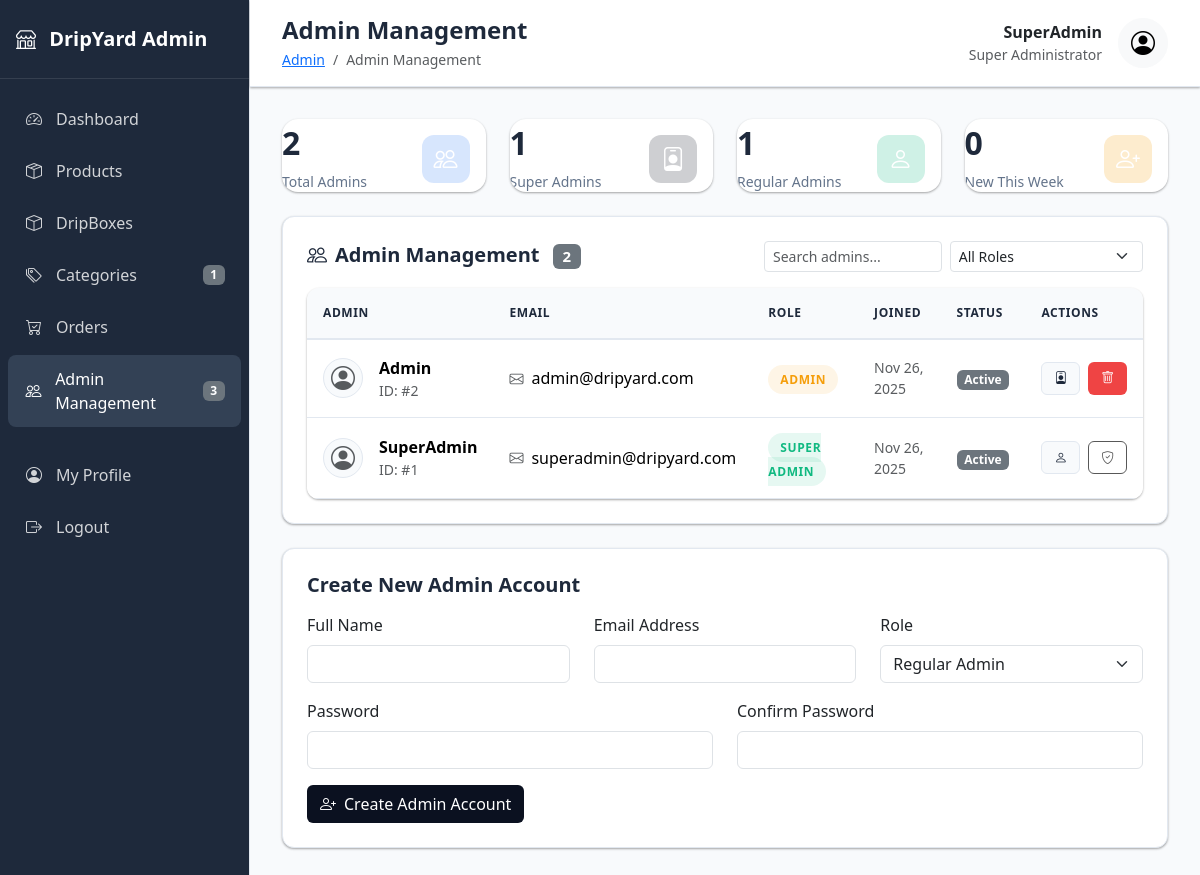
The page /admin/users.php (signed in) on the database its author committed.
### tables this page shows
CREATE TABLE `users` (
  `id` int(10) UNSIGNED NOT NULL,
  `name` varchar(255) NOT NULL,
  `email` varchar(255) NOT NULL,
  `password` varchar(255) NOT NULL,
  `profile_image` varchar(255) DEFAULT NULL,
  `role` varchar(20) NOT NULL DEFAULT 'customer',
  `created_at` timestamp NOT NULL DEFAULT current_timestamp()
);

### public/admin/users.php (the view, shortened to what the rows shown need)
<?php
$pageTitle = 'Admin Management';
$basePath = '../..';
require_once __DIR__ . '/../../backend/auth.php';
requireSuperAdmin();
$pdo = getPDO();
$stmt = $pdo->query('SELECT id, name, email, role, created_at FROM users WHERE role IN ("admin", "super_admin") ORDER BY created_at DESC');
$users = $stmt->fetchAll();
include __DIR__ . '/../partials/admin_header.php';
?>
<div class="admin-card mb-4">
    <div class="card-body">
        <?php if (empty($users)): ?>
            <div class="text-center py-5">
                <i class="bi bi-people fs-1 text-muted mb-3"></i>
                <h6 class="text-muted">No admin accounts yet</h6>
                <p class="text-muted small">Create admin accounts to manage the store</p>
            </div>
        <?php else: ?>
            <div class="table-responsive admin-table">
                <table class="table" id="usersTable">
                    <thead>
                        <tr>
                            <th>Admin</th>
                            <th>Email</th>
                            <th>Role</th>
                            <th>Joined</th>
                            <th>Status</th>
                            <th>Actions</th>
                        </tr>
                    </thead>
                    <tbody>
                        <?php foreach ($users as $u): ?>
                            <tr>
                                <td>
                                    <div class="d-flex align-items-center">
                                        <div class="user-avatar me-3">
                                            <i class="bi bi-person-circle fs-4 text-muted"></i>
                                        </div>
                                        <div>
                                            <div class="fw-semibold"><?php echo htmlspecialchars($u['name']); ?></div>
                                            <div class="text-muted small">ID: #<?php echo (int)$u['id']; ?></div>
                                        </div>
                                    </div>
                                </td>
                                <td>
                                    <div class="d-flex align-items-center">
                                        <i class="bi bi-envelope me-2 text-muted small"></i>
                                        <?php echo htmlspecialchars($u['email']); ?>
                                    </div>
                                </td>
                                <td>
                                    <span class="status-badge status-badge-<?php echo $u['role'] === 'super_admin' ? 'active' : 'pending'; ?>">
                                        <?php echo $u['role'] === 'super_admin' ? 'Super Admin' : 'Admin'; ?>
                                    </span>
                                </td>
                                <td>
                                    <div class="text-muted small">
                                        <?php echo date('M j, Y', strtotime($u['created_at'])); ?>
                                    </div>
                                </td>
                                <td>
                                    <?php
                                    $isRecent = strtotime($u['created_at']) > strtotime('-7 days');
                                    if ($isRecent): ?>
                                        <span class="badge bg-success">New</span>
                                    <?php else: ?>
                                        <span class="badge bg-secondary">Active</span>
                                    <?php endif; ?>
                                </td>
                                <td>
                                    <div class="table-actions">
                                        <?php if ($u['role'] === 'admin'): ?>
                                            <form method="post" class="d-inline">
                                                <button type="submit" class="btn btn-sm btn-admin-secondary" title="Make Super Admin">
                                                    <i class="bi bi-person-badge"></i>
                                                </button>
                                            </form>
                                        <?php else: ?>
                                            <form method="post" class="d-inline">
                                                <button type="submit" class="btn btn-sm btn-admin-secondary" title="Make Regular Admin">
                                                    <i class="bi bi-person"></i>
                                                </button>
                                            </form>
                                        <?php endif; ?>
                                        <?php
                                        $currentUser = getCurrentUser();
                                        if ($u['id'] != $currentUser['id']): ?>
                                            <a href="?delete=<?php echo (int)$u['id']; ?>" class="btn btn-sm btn-admin-danger" data-confirm="Are you sure you want to delete this admin account?" title="Delete Admin">
                                                <i class="bi bi-trash"></i>
                                            </a>
                                        <?php else: ?>
                                            <button class="btn btn-sm btn-admin-secondary" disabled title="Cannot delete yourself">
                                                <i class="bi bi-shield-check"></i>
                                            </button>
                                        <?php endif; ?>
                                    </div>
                                </td>
                            </tr>
                        <?php endforeach; ?>
                    </tbody>
                </table>
            </div>
        <?php endif; ?>
    </div>
</div>
<?php include __DIR__ . '/../partials/admin_footer.php'; ?>

### public/partials/admin_header.php (shortened to what the rows shown need)
<?php
require_once __DIR__ . '/../../backend/auth.php';
$currentUser = getCurrentUser();
?>
<!doctype html>
<html lang="en">
<head>
    <link href="https://cdn.jsdelivr.net/npm/bootstrap@5.3.3/dist/css/bootstrap.min.css" rel="stylesheet">
    <link href="https://cdn.jsdelivr.net/npm/bootstrap-icons@1.11.3/font/bootstrap-icons.css" rel="stylesheet">
    <link href="<?php echo $basePath; ?>/assets/css/admin.css" rel="stylesheet">
</head>
<body>
<div class="admin-wrapper">
    <div class="admin-main">
        <div class="admin-header">
            <div class="d-flex justify-content-between align-items-center">
                <div class="d-flex align-items-center">
                    <div>
                        <h1 class="page-title mb-1"><?php echo htmlspecialchars($pageTitle ?? 'Dashboard'); ?></h1>
                    </div>
                </div>
                <div class="d-flex align-items-center gap-3">
                    <div class="text-end">
                        <div class="fw-semibold"><?php echo htmlspecialchars($currentUser['name']); ?></div>
                        <div class="text-muted small"><?php echo $currentUser['role'] === 'super_admin' ? 'Super Administrator' : 'Administrator'; ?></div>
                    </div>
                </div>
            </div>
        </div>
        <div class="admin-content">

### rows shown on the page
users: name "SuperAdmin", id "1", email "superadmin@dripyard.com", role "SUPER ADMIN", created_at "Nov 26, 2025", shows "Active"
users: name "Admin", id "2", email "admin@dripyard.com", role "ADMIN", created_at "Nov 26, 2025", shows "Active"

### other values the page prints
$adminStats['categories'] "1"
$adminStats['users'] "3"
$pageTitle "Admin Management"
$userStats['total'] "2"
$userStats['super_admins'] "1"
$userStats['admins'] "1"
$userStats['recent'] "0"
count($users) "2"
